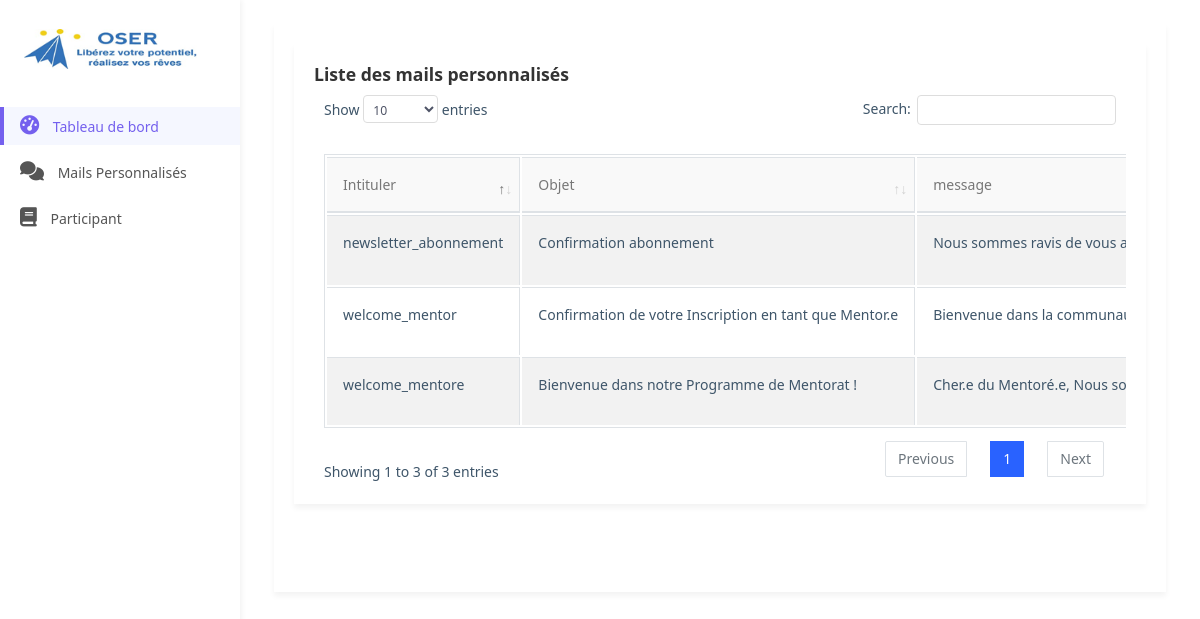
Page /mails_personnalisee/ (signed in) on the committed database.
### mentors/models.py (models this page shows, shortened)
class MailsPersonnalisee(models.Model):
    intituler = models.CharField( max_length=150)
    objet = models.CharField(max_length=150, blank=True, null=True)
    message = tinymce_models.HTMLField(blank=True, null=True, verbose_name="Message")
    created = models.DateField(blank=True, null=True, auto_created=True, auto_now_add=True)
    modified = models.DateField(blank=True, null=True, auto_created=True, auto_now=True)

### mentors/views.py (the view)
# urls.py: path('mails_personnalisee/', views.mails_personnalisee, name='mails_personnalisee'),
@login_required
@cache_control(no_cache=True, must_revalidate=True, no_store=True)
def mails_personnalisee(request):
    mails = MailsPersonnalisee.objects.all()
    context = {"mails": mails}
    return render(request, 'mentors/dashboard/mails_personnaliser.html', context)

### mentors/templates/mentors/dashboard/mails_personnaliser.html (shortened to what this page needs)
{% extends "mentors/dashboard/base.html" %}
{% load static %}
{% block 'content' %}
    <div class="container-fluid mb-5">
        <div class="row mb-5">
            <div class="col-md-12">
                <div class="card">
                    <div class="card-body">
                        <div class="row mb-5">
                            <div class="col-md-12">
                                <div class="card">
                                    <div class="card-body">
                                        <div class="d-md-flex align-items-center">
                                            <div>
                                                <h4 class="card-title">Liste des mails personnalisés</h4>
                                            </div>
                                        </div>
                                        <div class="row">
                                            <div class="col-lg-12">
                                                <div class="table-responsive">
                                                    <table id="mails" class="table table-striped table-bordered">
                                                        <thead>
                                                            <tr>
                                                                <th>Intituler</th>
                                                                <th>Objet</th>
                                                                <th>message</th>
                                                            </tr>
                                                        </thead>
                                                        <tbody>
                                                            {% for mail in mails %}
                                                            <tr>
                                                                <td>{{mail.intituler}}</td>
                                                                <td>{{mail.objet}}</td>
                                                                <td>{{mail.message|safe}}</td>
                                                            </tr>
                                                            {% endfor %}
                                                        </tbody>
                                                    </table>
                                                </div>
                                            </div>
                                        </div>
                                    </div>
                                </div>
                            </div>
                        </div>
                    </div>
                </div>
            </div>
        </div>
    </div>
{% endblock 'content' %}

### mentors/templates/mentors/dashboard/base.html (shortened to what this page needs)
{% load static %}
<!DOCTYPE html>
<html lang="fr">
<head>
    <link href="{% static "dashboard/css/float-chart.css" %}" rel="stylesheet">
    <link href="{% static "dashboard/css/style.min.css" %}" rel="stylesheet">
    <link href="{% static "dashboard/css/custom.css" %}" rel="stylesheet">
    <link href="{% static 'dashboard/css/bootstrap.min.css' %}" rel="stylesheet"/>
    <link href="{% static 'dashboard/css/animation.css' %}" rel="stylesheet"/>
    <link href="{% static 'dashboard/css/asColorPicker.min.css' %}" rel="stylesheet"/>
    <link href="{% static 'dashboard/css/fullcalendar.min.css' %}" rel="stylesheet"/>
    <link href="{% static 'dashboard/css/calendar.css' %}" rel="stylesheet"/>
    <link href="{% static 'dashboard/css/dataTables.bootstrap4.min.css' %}" rel="stylesheet"/>
    <link href="{% static 'dashboard/css/fontawesome-all.min.css' %}" rel="stylesheet"/>
    <link href="{% static 'dashboard/css/jquery.gritter.css' %}" rel="stylesheet"/>
    <link href="{% static 'dashboard/css/jquery.minicolors.css' %}" rel="stylesheet"/>
    <link href="{% static 'dashboard/css/jquery.steps.css' %}" rel="stylesheet"/>
    <link href="{% static 'dashboard/css/magnific-popup.css' %}" rel="stylesheet"/>
    <link href="{% static 'dashboard/css/materialdesignicons.min.css' %}" rel="stylesheet"/>
    <link href="{% static 'dashboard/css/multicheck.css' %}" rel="stylesheet"/>
    <link href="{% static 'dashboard/css/perfect-scrollbar.min.css' %}" rel="stylesheet"/>
    <link href="{% static 'dashboard/css/quill.core.css' %}" rel="stylesheet"/>
    <link href="{% static 'dashboard/css/quill.snow.css' %}" rel="stylesheet"/>
    <link href="{% static 'dashboard/css/select2.min.css' %}" rel="stylesheet"/>
    <link href="{% static 'dashboard/css/steps.css' %}" rel="stylesheet"/>
    <link href="{% static 'dashboard/css/themify-icons.css' %}" rel="stylesheet"/>
    <link href="{% static 'dashboard/css/toastr.min.css' %}" rel="stylesheet"/>
    <link href="{% static 'dashboard/css/weather-icons.css' %}" rel="stylesheet"/>
    <link href="{% static 'dashboard/css/weather-icons.min.css' %}" rel="stylesheet"/>
    <link href="{% static 'dashboard/css/float-chart.css' %}" rel="stylesheet"/>
    <link href="{% static 'dashboard/css/style.min.css' %}" rel="stylesheet"/>
    <link href="{% static 'dashboard/css/custom.css' %}" rel="stylesheet"/>
    <link rel="stylesheet" href="https://cdnjs.cloudflare.com/ajax/libs/font-awesome/6.2.1/css/all.min.css">
    <link href="https://cdn.datatables.net/2.0.8/css/dataTables.dataTables.css" rel="stylesheet"/>
    <link href="https://cdn.datatables.net/buttons/3.0.2/css/buttons.dataTables.css" rel="stylesheet"/>
</head>
<body>
    <div class="dashboard">
        {% block boad %}
        <aside class="sidebar" id="sidebar">
            <div class="logo">
                <a class="navbar-brand" href="{% url 'home' %}">
                    <b class="logo-icon p-l-10">
                        <img src="{% static 'media/images/logo-default-245x50.png' %}" alt="homepage" class="light-logo" />
                    </b>
                </a>
            </div>
            <ul class="nav-menu">
                <li class="nav-item">
                    <a href="{% url 'boad' %}" class="nav-link active">
                        <i class="fas fa-tachometer-alt"></i> Tableau de bord
                    </a>
                </li>
                <li class="nav-item">
                    <a href="{% url 'mails_personnalisee' %}" class="nav-link">
                        <i class="fas fa-comments"></i> Mails Personnalisés
                    </a>
                </li>
                <li class="nav-item">
                    <a href="{% url 'inscriptions_list' %}" class="nav-link">
                        <i class="fas fa-book"></i> Participant
                    </a>
                </li>
            </ul>
        </aside>
        {% endblock boad %}
        <main class="main-content" id="mainContent">
            {% block 'content' %}
            {% endblock 'content' %}
        </main>
    </div>
</body>
</html>

### mentors/templates/mentors/dashboard/base.html (style rules this page uses)
:root { --primary: #4361ee; --secondary: #3f37c9; --success: #4cc9f0; --info: #4895ef; --warning: #f72585; --danger: #e63946; --light: #f8f9fa; --dark: #212529; --gray: #e9ecef; }
* { margin: 0; padding: 0; box-sizing: border-box; font-family: 'Segoe UI', Tahoma, Geneva, Verdana, sans-serif; }
body { background-color: #f5f7fa; color: #333; overflow-x: hidden; }
.dashboard { display: flex; min-height: 100vh; position: relative; }
.sidebar { background-color: #fff; box-shadow: 2px 0 5px rgba(0, 0, 0, 0.05); padding: 1.5rem 0; width: 240px; height: 100vh; overflow-y: auto; position: fixed; z-index: 1000; transition: all 0.3s ease; }
.logo { display: flex; align-items: center; justify-content: center; margin-bottom: 2rem; padding: 0 1.5rem; }
.logo img { height: 40px; max-width: 100%; }
.nav-menu { list-style: none; }
.nav-item { margin-bottom: 0.5rem; }
.nav-link { display: flex; align-items: center; padding: 0.75rem 1.5rem; color: #555; text-decoration: none; transition: all 0.3s; border-left: 4px solid transparent; }
.nav-link.active { color: var(--primary); background-color: rgba(67, 97, 238, 0.05); border-left: 4px solid var(--primary); }
.nav-link i { margin-right: 10px; font-size: 1.2rem; }
.main-content { flex: 1; padding: 1.5rem; margin-left: 240px; transition: margin-left 0.3s ease; width: calc(100% - 240px); }
.card { background-color: #fff; border-radius: 12px; box-shadow: 0 4px 6px rgba(0, 0, 0, 0.05); margin-bottom: 1.5rem; overflow: hidden; }
.card-title { font-size: 1.1rem; font-weight: 600; color: #333; margin: 0; }
.card-body { padding: 1.5rem; }
table { width: 100%; border-collapse: collapse; min-width: 600px; }
th, td { padding: 0.75rem 1rem; text-align: left; border-bottom: 1px solid #eee; white-space: nowrap; }
th { font-weight: 500; color: #777; background-color: #f9f9f9; }

### rows in the picture
MailsPersonnalisee: intituler "newsletter_abonnement", objet "Confirmation abonnement", message "Nous sommes ravis de vous…"
MailsPersonnalisee: intituler "welcome_mentore", objet "Bienvenue dans notre Programme de Mentorat !", message "Cher.e du Mentoré.e, Nous…"
MailsPersonnalisee: intituler "welcome_mentor", objet "Confirmation de votre Inscription en tant que Mentor.e", message "Bienvenue dans la…"
